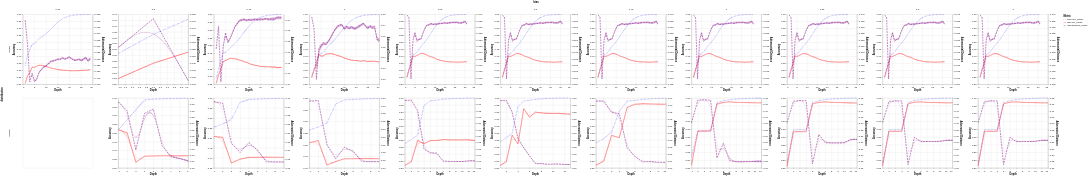

The notebook cell this image was saved under:
### Code cell
base = alt.Chart(
    df_stats.collect()
)

scale = alt.Scale(
    domain=["train acc_mean", "test acc_mean", "adv distance_mean"], 
    range=["blue", "red", "purple"]
)


dash_scale = alt.Scale(
    domain=["train acc_mean", "test acc_mean", "adv distance_mean"],
    range=[[2, 4], [1, 0], [8, 4]]  # [dash_length, gap_length]
)

# Chart for accuracy metrics (left y-axis)
acc_chart = base.mark_line(strokeWidth=2).transform_fold(
    fold=["train acc_mean", "test acc_mean"],
    as_=["variable", "value"]
).encode(
    x=alt.X("depth:Q").title("Depth"),
    y=alt.Y('value:Q').title("Accuracy").scale(zero=False),
    color=alt.Color('variable:N', scale=scale, title="Metric"),
    strokeDash=alt.StrokeDash('variable:N', scale=dash_scale)
)


# Chart for adversarial distance (right y-axis)
adv_chart = base.mark_line(strokeWidth=2).transform_fold(
    fold=["adv distance_mean"],
    as_=["variable", "value"]
).encode(
    x=alt.X("depth:Q").title("Depth"),
    y=alt.Y('value:Q').title("Adversarial Distance").axis(orient='right').scale(zero=False),
    color=alt.Color('variable:N', scale=scale, title="Metric"),
    strokeDash=alt.StrokeDash('variable:N', scale=dash_scale)

)

ci_band0 = base.mark_area(
    opacity=0.3,
    interpolate="basis",
).encode(
    x="depth:Q",
    y=alt.Y("train acc_ci_lb:Q").axis(title="Accuracy", orient="left"),
    y2=alt.Y2("train acc_ci_ub:Q"),
    color = alt.value("blue"),
)

ci_band1 = base.mark_area(
    opacity=0.3,
    interpolate="basis",
).encode(
    x="depth:Q",
    y=alt.Y("test acc_ci_lb:Q").axis(title="Accuracy", orient="left"),
    y2=alt.Y2("test acc_ci_ub:Q"),
    color = alt.value("red")
)

ci_band2 = base.mark_area(
    opacity=0.3,
    interpolate="basis",
).encode(
    x="depth:Q",
    y=alt.Y("adv distance_ci_lb:Q").axis(orient="right"),
    y2=alt.Y2("adv distance_ci_ub:Q"),
    color = alt.value("purple")
)

alt.layer(acc_chart + ci_band0 + ci_band1, adv_chart + ci_band2).resolve_scale(
    y='independent'
).facet(
    row="distribution",
    column="bias"
).resolve_scale(
    x="independent",
    y="independent"
)

### Figure 1 — Vega-Lite specification as saved in the notebook (floating-point values rounded to 4 significant figures; data arrays with more than 128 entries replaced by an {"elided": "..."} marker saying what was removed)
{"config": {"view": {"continuousWidth": 300, "continuousHeight": 300}}, "data": {"name": "data-4eadb959c87b9653be3a18c4f1888dbd"}, "facet": {"column": {"field": "bias", "type": "quantitative"}, "row": {"field": "distribution", "type": "nominal"}}, "spec": {"layer": [{"layer": [{"mark": {"type": "line", "strokeWidth": 2}, "encoding": {"color": {"field": "variable", "scale": {"domain": ["train acc_mean", "test acc_mean", "adv distance_mean"], "range": ["blue", "red", "purple"]}, "title": "Metric", "type": "nominal"}, "strokeDash": {"field": "variable", "scale": {"domain": ["train acc_mean", "test acc_mean", "adv distance_mean"], "range": [[2, 4], [1, 0], [8, 4]]}, "type": "nominal"}, "x": {"field": "depth", "title": "Depth", "type": "quantitative"}, "y": {"field": "value", "scale": {"zero": false}, "title": "Accuracy", "type": "quantitative"}}, "transform": [{"fold": ["train acc_mean", "test acc_mean"], "as": ["variable", "value"]}]}, {"mark": {"type": "area", "interpolate": "basis", "opacity": 0.3}, "encoding": {"color": {"value": "blue"}, "x": {"field": "depth", "type": "quantitative"}, "y": {"axis": {"title": "Accuracy", "orient": "left"}, "field": "train acc_ci_lb", "type": "quantitative"}, "y2": {"field": "train acc_ci_ub"}}}, {"mark": {"type": "area", "interpolate": "basis", "opacity": 0.3}, "encoding": {"color": {"value": "red"}, "x": {"field": "depth", "type": "quantitative"}, "y": {"axis": {"title": "Accuracy", "orient": "left"}, "field": "test acc_ci_lb", "type": "quantitative"}, "y2": {"field": "test acc_ci_ub"}}}]}, {"layer": [{"mark": {"type": "line", "strokeWidth": 2}, "encoding": {"color": {"field": "variable", "scale": {"domain": ["train acc_mean", "test acc_mean", "adv distance_mean"], "range": ["blue", "red", "purple"]}, "title": "Metric", "type": "nominal"}, "strokeDash": {"field": "variable", "scale": {"domain": ["train acc_mean", "test acc_mean", "adv distance_mean"], "range": [[2, 4], [1, 0], [8, 4]]}, "type": "nominal"}, "x": {"field": "depth", "title": "Depth", "type": "quantitative"}, "y": {"axis": {"orient": "right"}, "field": "value", "scale": {"zero": false}, "title": "Adversarial Distance", "type": "quantitative"}}, "transform": [{"fold": ["adv distance_mean"], "as": ["variable", "value"]}]}, {"mark": {"type": "area", "interpolate": "basis", "opacity": 0.3}, "encoding": {"color": {"value": "purple"}, "x": {"field": "depth", "type": "quantitative"}, "y": {"axis": {"orient": "right"}, "field": "adv distance_ci_lb", "type": "quantitative"}, "y2": {"field": "adv distance_ci_ub"}}}]}], "resolve": {"scale": {"y": "independent"}}}, "resolve": {"scale": {"x": "independent", "y": "independent"}}, "$schema": "https://vega.github.io/schema/vega-lite/v6.1.0.json", "datasets": {"data-4eadb959c87b9653be3a18c4f1888dbd": {"elided": "418 records"}}}
